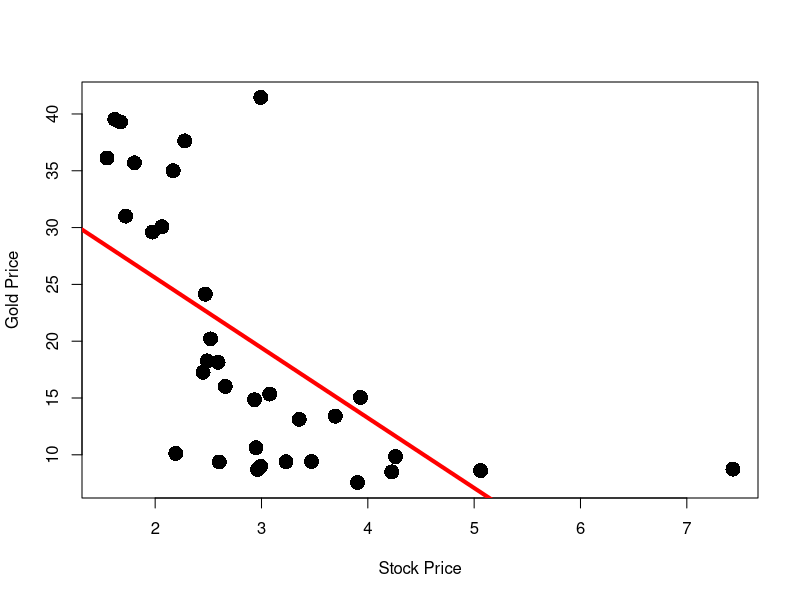
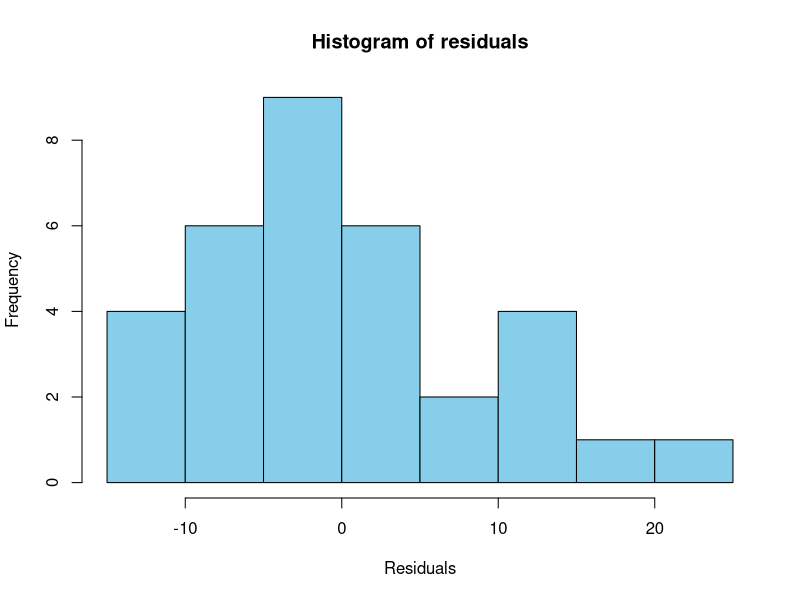
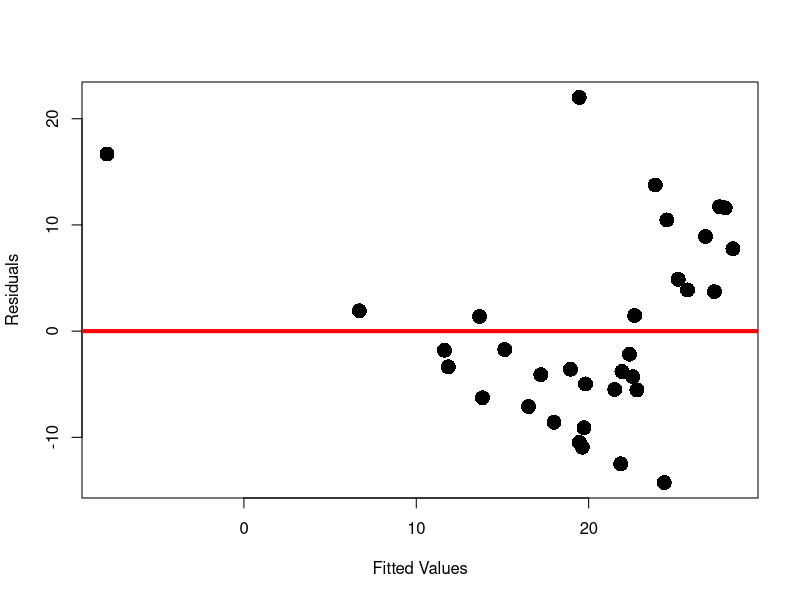
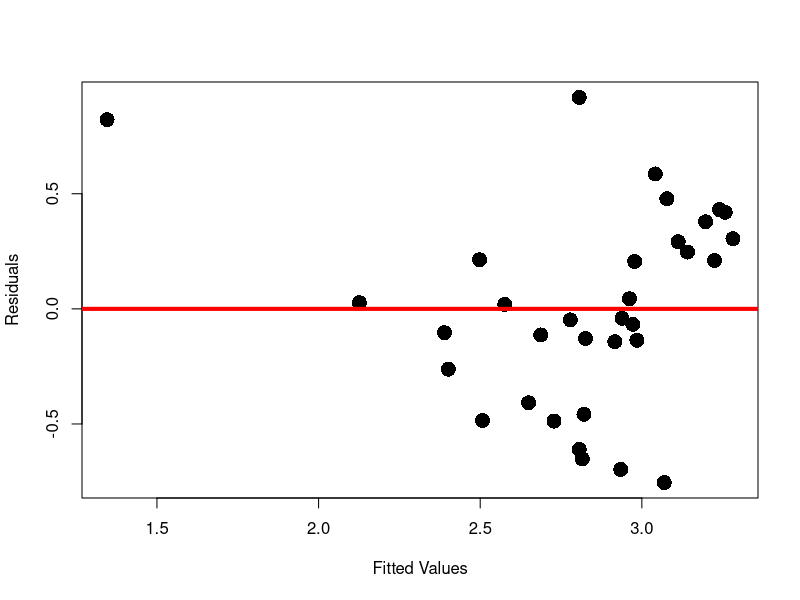
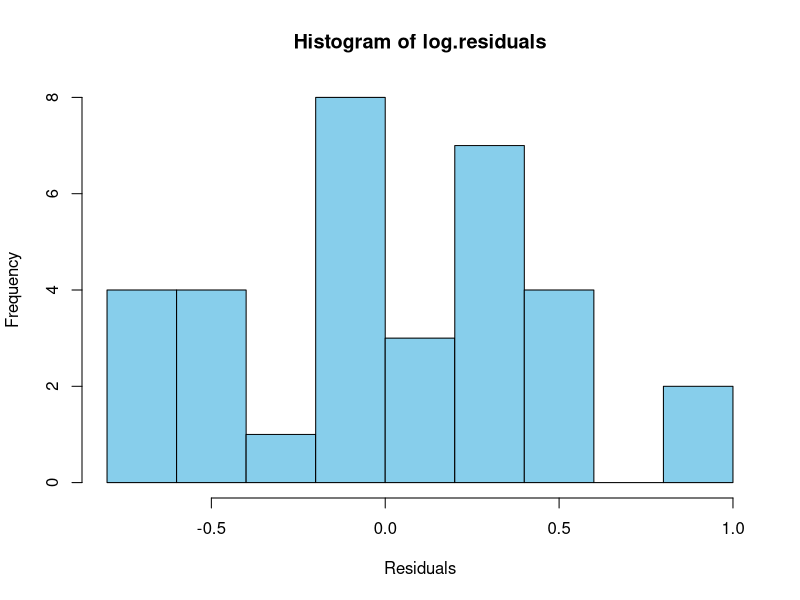

Recreate these plots in R, in order.
# Remember to save data on Desktop

# Change working directory to Desktop
# In MacOS type
# setwd("~/Desktop")

# In Windows type
# setwd("C:/Users/YourUsername/Desktop")

# Load dataset on Stock Vs Gold prices
prices <- read.table(file = "stock_gold.txt",
                    header = TRUE)

# Store data-frame into 2 vectors
stock.price <- prices[ , 1]
gold.price <- prices[ , 2]

# Fit regression model
model <- lm(gold.price ~ stock.price)

# Scatter plot
plot(stock.price, 
     gold.price, 
     xlab = "Stock Price", 
     ylab = "Gold Price",
     pch = 16,
     cex = 2) 

# Plot regression line
abline(model, col = "red", lwd = 4)

# Compute residuals
residuals <- model$resid

# Histogram of residuals
hist(residuals,
xlab = "Residuals",
ylab = "Frequency",
col = "skyblue")

# Compute fitted values
fitted <- model$fitted

# Plot the residual graph
plot(fitted, residuals,
     xlab = "Fitted Values", 
     ylab = "Residuals",
     pch = 16,
     cex = 2)

# Add y = 0 line for reference
abline(0, 0, col = "red", lwd = 4)

# Transform data via log(y)
log.gold.price <- log(gold.price)

# Fit linear model with log(y) data
log.model <- lm(log.gold.price ~ stock.price)

# Compute residuals for log model
log.residuals <- log.model$resid

# Compute fitted values for log model
log.fitted <- log.model$fitted

# Plot residual graph for transformed model
plot(log.fitted, log.residuals,
     xlab = "Fitted Values", 
     ylab = "Residuals",
     pch = 16, 
     cex = 2)

# Add y = 0 line for reference
abline(0, 0, col = "red", lwd = 4)

# Histogram of residuals for transformed model
hist(log.residuals,
xlab = "Residuals",
ylab = "Frequency",
col = "skyblue")

# Create dataframe for predictors
predictors <- data.frame(stock.price = c(1.2, 2, 3.1, 4, 6))

# Make predictions
log.predictions <- predict(log.model, predictors, inter = "pred")

# Print predictions
print(log.predictions)

# Rescale log predictions
predictions <- exp(log.predictions)

print(predictions)